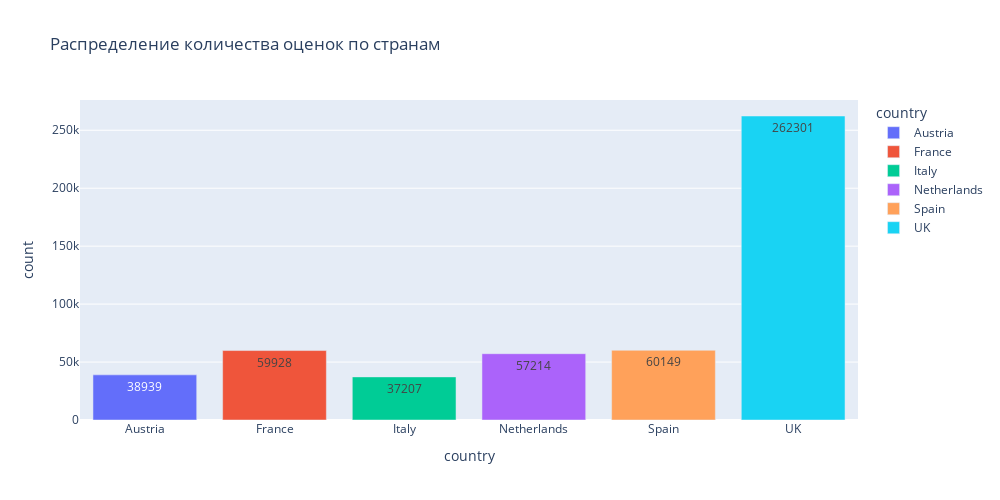

Notebook cell for this chart:
### Markdown cell above
Самая низкие средние оценки у отелей в Лондоне и Милане, самые высокие - в Барселоне и Вене.

### Code cell
# Создадим новый признак 'hotel_country' название города
data['country']=data['hotel_address'].apply(lambda x: find_city_country(x)[1])

grouped = data.groupby('country', as_index=False).agg(count=('reviewer_score', 'count'), mean_score=('reviewer_score', 'mean'))
display(grouped)
# посмотрим какое количество оценок было проставлено в каждой стране

#строим график
fig = px.bar(
    data_frame=grouped, #датафрейм
    x='country', #ось x
    y='count', #ось y
    color='country', #расцветка в зависимости от страны
    text = 'count', #текст на столбцах
    orientation='v', #ориентация графика
    height=500, #высота
    width=1000, #ширина
    title='Распределение количества оценок по странам ' #заголовок
)
#отображаем его
fig.show()

### Figure 1 — Plotly figure (JSON) as saved in the notebook; plotly's stock layout.template omitted (floating-point values rounded to 4 significant figures)
{"data": [{"alignmentgroup": "True", "hovertemplate": "country=%{x}<br>count=%{text}<extra></extra>", "legendgroup": "Austria", "marker": {"color": "#636efa", "pattern": {"shape": ""}}, "name": "Austria", "offsetgroup": "Austria", "orientation": "v", "showlegend": true, "text": [38939], "textposition": "auto", "type": "bar", "x": ["Austria"], "xaxis": "x", "y": [38939], "yaxis": "y"}, {"alignmentgroup": "True", "hovertemplate": "country=%{x}<br>count=%{text}<extra></extra>", "legendgroup": "France", "marker": {"color": "#EF553B", "pattern": {"shape": ""}}, "name": "France", "offsetgroup": "France", "orientation": "v", "showlegend": true, "text": [59928], "textposition": "auto", "type": "bar", "x": ["France"], "xaxis": "x", "y": [59928], "yaxis": "y"}, {"alignmentgroup": "True", "hovertemplate": "country=%{x}<br>count=%{text}<extra></extra>", "legendgroup": "Italy", "marker": {"color": "#00cc96", "pattern": {"shape": ""}}, "name": "Italy", "offsetgroup": "Italy", "orientation": "v", "showlegend": true, "text": [37207], "textposition": "auto", "type": "bar", "x": ["Italy"], "xaxis": "x", "y": [37207], "yaxis": "y"}, {"alignmentgroup": "True", "hovertemplate": "country=%{x}<br>count=%{text}<extra></extra>", "legendgroup": "Netherlands", "marker": {"color": "#ab63fa", "pattern": {"shape": ""}}, "name": "Netherlands", "offsetgroup": "Netherlands", "orientation": "v", "showlegend": true, "text": [57214], "textposition": "auto", "type": "bar", "x": ["Netherlands"], "xaxis": "x", "y": [57214], "yaxis": "y"}, {"alignmentgroup": "True", "hovertemplate": "country=%{x}<br>count=%{text}<extra></extra>", "legendgroup": "Spain", "marker": {"color": "#FFA15A", "pattern": {"shape": ""}}, "name": "Spain", "offsetgroup": "Spain", "orientation": "v", "showlegend": true, "text": [60149], "textposition": "auto", "type": "bar", "x": ["Spain"], "xaxis": "x", "y": [60149], "yaxis": "y"}, {"alignmentgroup": "True", "hovertemplate": "country=%{x}<br>count=%{text}<extra></extra>", "legendgroup": "UK", "marker": {"color": "#19d3f3", "pattern": {"shape": ""}}, "name": "UK", "offsetgroup": "UK", "orientation": "v", "showlegend": true, "text": [262301], "textposition": "auto", "type": "bar", "x": ["UK"], "xaxis": "x", "y": [262301], "yaxis": "y"}], "layout": {"barmode": "relative", "height": 500, "legend": {"title": {"text": "country"}, "tracegroupgap": 0}, "title": {"text": "Распределение количества оценок по странам "}, "width": 1000, "xaxis": {"anchor": "y", "categoryarray": ["Austria", "France", "Italy", "Netherlands", "Spain", "UK"], "categoryorder": "array", "domain": [0, 1], "title": {"text": "country"}}, "yaxis": {"anchor": "x", "domain": [0, 1], "title": {"text": "count"}}}}
